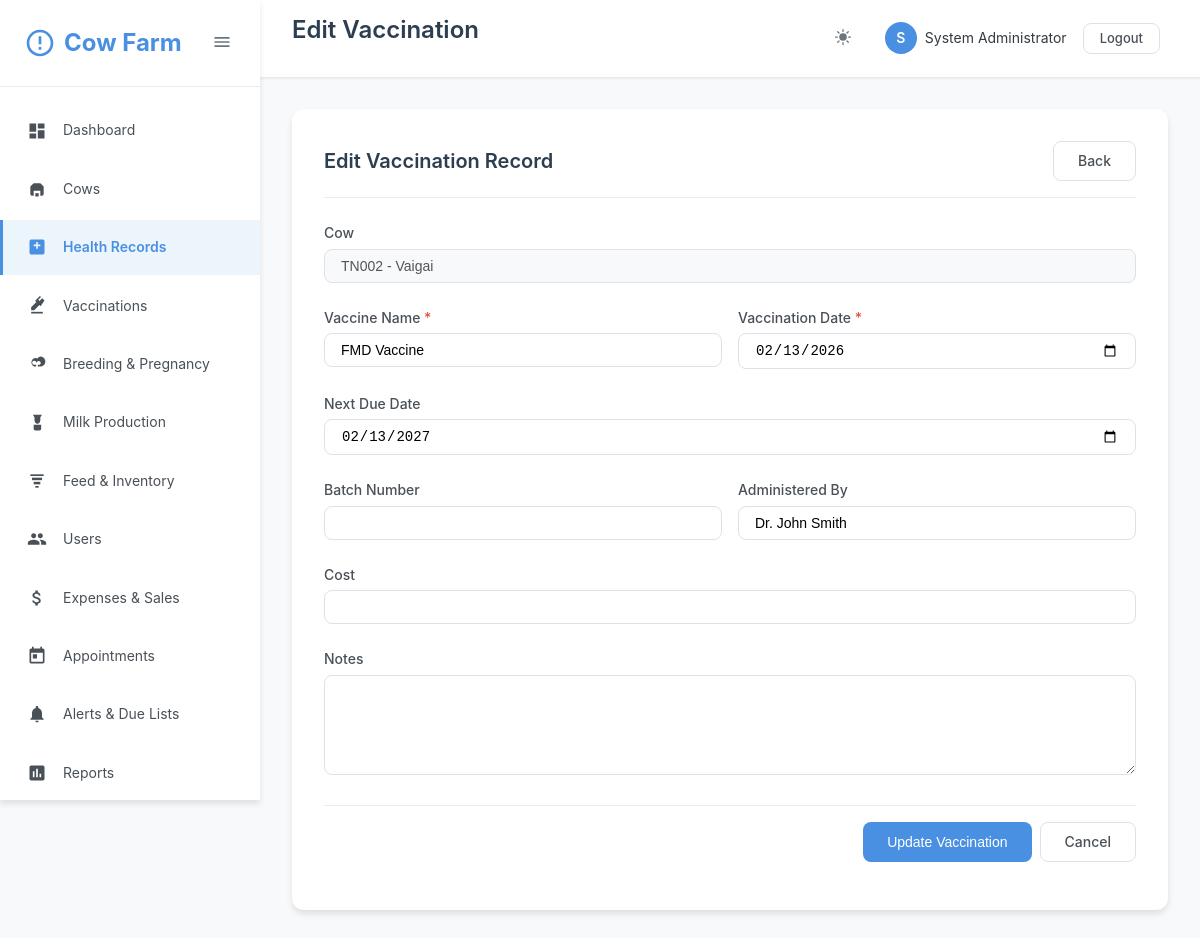
Page /health/edit_vaccination.php?id=2 (signed in) on the committed database.
### tables this page shows
CREATE TABLE IF NOT EXISTS users (
    id INT AUTO_INCREMENT PRIMARY KEY,
    username VARCHAR(50) UNIQUE NOT NULL,
    email VARCHAR(100) UNIQUE NOT NULL,
    password VARCHAR(255) NOT NULL,
    full_name VARCHAR(100) NOT NULL,
    role ENUM('admin', 'vet', 'manager', 'staff') DEFAULT 'staff',
    phone VARCHAR(20),
    status ENUM('active', 'inactive') DEFAULT 'active',
    created_at TIMESTAMP DEFAULT CURRENT_TIMESTAMP,
    updated_at TIMESTAMP DEFAULT CURRENT_TIMESTAMP ON UPDATE CURRENT_TIMESTAMP
);

CREATE TABLE IF NOT EXISTS cows (
    id INT AUTO_INCREMENT PRIMARY KEY,
    tag_number VARCHAR(50) UNIQUE NOT NULL,
    name VARCHAR(100),
    breed VARCHAR(50),
    date_of_birth DATE,
    gender ENUM('male', 'female') NOT NULL,
    weight DECIMAL(8,2),
    color VARCHAR(50),
    photo VARCHAR(255),
    sire_tag VARCHAR(50),
    dam_tag VARCHAR(50),
    purchase_date DATE,
    purchase_price DECIMAL(10,2),
    status ENUM('active', 'sold', 'deceased', 'transferred') DEFAULT 'active',
    notes TEXT,
    created_by INT,
    created_at TIMESTAMP DEFAULT CURRENT_TIMESTAMP,
    updated_at TIMESTAMP DEFAULT CURRENT_TIMESTAMP ON UPDATE CURRENT_TIMESTAMP,
    FOREIGN KEY (created_by) REFERENCES users(id) ON DELETE SET NULL
);

CREATE TABLE IF NOT EXISTS vaccinations (
    id INT AUTO_INCREMENT PRIMARY KEY,
    cow_id INT NOT NULL,
    vaccine_name VARCHAR(100) NOT NULL,
    vaccination_date DATE NOT NULL,
    next_due_date DATE,
    batch_number VARCHAR(50),
    administered_by VARCHAR(100),
    cost DECIMAL(10,2),
    notes TEXT,
    created_by INT,
    created_at TIMESTAMP DEFAULT CURRENT_TIMESTAMP,
    FOREIGN KEY (cow_id) REFERENCES cows(id) ON DELETE CASCADE,
    FOREIGN KEY (created_by) REFERENCES users(id) ON DELETE SET NULL
);

### health/edit_vaccination.php (the view, shortened to what the rows shown need)
<?php
require_once __DIR__ . '/../classes/Auth.php';
require_once __DIR__ . '/../classes/Database.php';
$db = new DBHelper();
$id = isset($_GET['id']) ? (int)$_GET['id'] : 0;
$record = $db->fetchOne("SELECT * FROM vaccinations WHERE id = ?", [$id]);
$pageTitle = 'Edit Vaccination';
include __DIR__ . '/../includes/header.php';
?>
<div class="content-area">
    <div class="card">
        <div class="card-header">
            <h2 class="card-title">Edit Vaccination Record</h2>
        </div>
        <div class="card-body">
            <form method="POST">
                <div class="form-group">
                    <label class="form-label">Cow</label>
                    <input type="text" class="form-control" value="<?php
                        $cow = $db->fetchOne("SELECT tag_number, name FROM cows WHERE id = ?", [$record['cow_id']]);
                        echo htmlspecialchars($cow['tag_number'] . ($cow['name'] ? ' - ' . $cow['name'] : ''));
                    ?>" disabled>
                </div>
                <div class="form-row">
                    <div class="form-group">
                        <label class="form-label required" for="vaccine_name">Vaccine Name</label>
                        <input type="text" class="form-control" id="vaccine_name" name="vaccine_name"
                               value="<?php echo htmlspecialchars($record['vaccine_name']); ?>" required>
                    </div>
                    <div class="form-group">
                        <label class="form-label required" for="vaccination_date">Vaccination Date</label>
                        <input type="date" class="form-control" id="vaccination_date" name="vaccination_date"
                               value="<?php echo $record['vaccination_date']; ?>" required>
                    </div>
                </div>
                <div class="form-group">
                    <label class="form-label" for="next_due_date">Next Due Date</label>
                    <input type="date" class="form-control" id="next_due_date" name="next_due_date"
                           value="<?php echo $record['next_due_date'] ?: ''; ?>">
                </div>
                <div class="form-row">
                    <div class="form-group">
                        <label class="form-label" for="administered_by">Administered By</label>
                        <input type="text" class="form-control" id="administered_by" name="administered_by"
                               value="<?php echo htmlspecialchars($record['administered_by'] ?? ''); ?>">
                    </div>
                </div>
            </form>
        </div>
    </div>
</div>
<?php include __DIR__ . '/../includes/footer.php'; ?>

### includes/header.php (shortened to what the rows shown need)
<?php
require_once __DIR__ . '/../classes/Auth.php';
$auth = new Auth();
$currentUser = $auth->getCurrentUser();
?>
<!DOCTYPE html>
<html lang="en">
<head>
    <link rel="stylesheet" href="<?php echo BASE_URL; ?>assets/css/style.css">
    <link rel="stylesheet" href="<?php echo BASE_URL; ?>assets/css/icons.css">
</head>
<body>
    <?php if ($auth->isLoggedIn()): ?>
    <aside class="sidebar" id="sidebar">
        <div class="sidebar-header">
            <div class="sidebar-logo">
                <svg class="sidebar-logo-icon" viewBox="0 0 24 24">
                    <path d="M12 2C6.48 2 2 6.48 2 12s4.48 10 10 10 10-4.48 10-10S17.52 2 12 2zm0 18c-4.41 0-8-3.59-8-8s3.59-8 8-8 8 3.59 8 8-3.59 8-8 8zm-1-13h2v6h-2zm0 8h2v2h-2z"/>
                </svg>
                <span class="sidebar-menu-text">Cow Farm</span>
            </div>
            <button class="sidebar-toggle" id="sidebarToggle">
                <svg width="20" height="20" viewBox="0 0 24 24" fill="currentColor">
                    <path d="M3 18h18v-2H3v2zm0-5h18v-2H3v2zm0-7v2h18V6H3z"/>
                </svg>
            </button>
        </div>
        <nav>
            <ul class="sidebar-menu">
                <li class="sidebar-menu-item">
                    <a href="<?php echo BASE_URL; ?>dashboard.php" class="sidebar-menu-link <?php echo basename($_SERVER['PHP_SELF']) == 'dashboard.php' ? 'active' : ''; ?>">
                        <svg class="sidebar-menu-icon" viewBox="0 0 24 24">
                            <path d="M3 13h8V3H3v10zm0 8h8v-6H3v6zm10 0h8V11h-8v10zm0-18v6h8V3h-8z"/>
                        </svg>
                        <span class="sidebar-menu-text">Dashboard</span>
                    </a>
                </li>
                <li class="sidebar-menu-item">
                    <a href="<?php echo BASE_URL; ?>cows/index.php" class="sidebar-menu-link <?php echo strpos($_SERVER['PHP_SELF'], 'cows') !== false ? 'active' : ''; ?>">
                        <svg class="sidebar-menu-icon" viewBox="0 0 24 24">
                            <path d="M4 9l4-4h8l4 4v9a2 2 0 0 1-2 2h-2v-6H8v6H6a2 2 0 0 1-2-2V9z"/>
                            <path d="M10 21v-4h4v4"/>
                        </svg>
                        <span class="sidebar-menu-text">Cows</span>
                    </a>
                </li>
                <li class="sidebar-menu-item">
                    <a href="<?php echo BASE_URL; ?>health/index.php" class="sidebar-menu-link <?php echo strpos($_SERVER['PHP_SELF'], 'health') !== false ? 'active' : ''; ?>">
                        <svg class="sidebar-menu-icon" viewBox="0 0 24 24">
                            <path d="M19 3H5A2 2 0 0 0 3 5v14a2 2 0 0 0 2 2h14a2 2 0 0 0 2-2V5a2 2 0 0 0-2-2zm-3 8h-3v3h-2v-3H8V9h3V6h2v3h3z"/>
                        </svg>
                        <span class="sidebar-menu-text">Health Records</span>
                    </a>
                </li>
                <li class="sidebar-menu-item">
                    <a href="<?php echo BASE_URL; ?>health/vaccinations.php" class="sidebar-menu-link <?php echo strpos($_SERVER['PHP_SELF'], 'vaccinations') !== false ? 'active' : ''; ?>">
                        <svg class="sidebar-menu-icon" viewBox="0 0 24 24">
                            <path d="M21 5.5l-2.79-2.8-3.22 3.22-1.42-1.42L16.79 1.3 15.5 0 9.79 5.71l1.42 1.42L5 13.36V17h3.64l6.21-6.21 1.42 1.42L21 5.5z"/>
                            <path d="M5 19h14v2H5z"/>
                        </svg>
                        <span class="sidebar-menu-text">Vaccinations</span>
                    </a>
                </li>
                <li class="sidebar-menu-item">
                    <a href="<?php echo BASE_URL; ?>breeding/index.php" class="sidebar-menu-link <?php echo strpos($_SERVER['PHP_SELF'], 'breeding') !== false ? 'active' : ''; ?>">
                        <svg class="sidebar-menu-icon" viewBox="0 0 24 24">
                            <path d="M16.5 3a4.5 4.5 0 0 0-3.89 2.25A4.5 4.5 0 1 0 8.5 15H11v-2H8.5A2.5 2.5 0 1 1 10.7 9l.8 1.39.8-1.39A2.5 2.5 0 1 1 15.5 13H13v2h2.5A4.5 4.5 0 0 0 16.5 3z"/>
                        </svg>
                        <span class="sidebar-menu-text">Breeding & Pregnancy</span>
                    </a>
                </li>
                <li class="sidebar-menu-item">
                    <a href="<?php echo BASE_URL; ?>milk/index.php" class="sidebar-menu-link <?php echo strpos($_SERVER['PHP_SELF'], 'milk') !== false ? 'active' : ''; ?>">
                        <svg class="sidebar-menu-icon" viewBox="0 0 24 24">
                            <path d="M7 2l2 3v3.5C9 11.43 10.57 13 12.5 13S16 11.43 16 8.5V5l2-3H7z"/>
                            <path d="M8 14h9v5a2 2 0 0 1-2 2H10a2 2 0 0 1-2-2v-5z"/>
                        </svg>
                        <span class="sidebar-menu-text">Milk Production</span>
                    </a>
                </li>
                <li class="sidebar-menu-item">
                    <a href="<?php echo BASE_URL; ?>feed/index.php" class="sidebar-menu-link <?php echo strpos($_SERVER['PHP_SELF'], 'feed') !== false ? 'active' : ''; ?>">
                        <svg class="sidebar-menu-icon" viewBox="0 0 24 24">
                            <path d="M4 4h16v2H4z"/>
                            <path d="M6 8h12v3H6z"/>
                            <path d="M8 13h8v3H8z"/>
                            <path d="M10 18h4v2h-4z"/>
                        </svg>
                        <span class="sidebar-menu-text">Feed & Inventory</span>
                    </a>
                </li>
                <?php if ($auth->hasRole([ROLE_ADMIN, ROLE_MANAGER])): ?>
                <li class="sidebar-menu-item">
                    <a href="<?php echo BASE_URL; ?>users/index.php" class="sidebar-menu-link <?php echo strpos($_SERVER['PHP_SELF'], 'users') !== false ? 'active' : ''; ?>">
                        <span class="sidebar-menu-text">Users</span>
                    </a>
                </li>
                <?php endif; ?>
                <li class="sidebar-menu-item">
                    <a href="<?php echo BASE_URL; ?>expenses/index.php" class="sidebar-menu-link <?php echo strpos($_SERVER['PHP_SELF'], 'expenses') !== false ? 'active' : ''; ?>">
                        <span class="sidebar-menu-text">Expenses & Sales</span>
                    </a>
                </li>
                <li class="sidebar-menu-item">
                    <a href="<?php echo BASE_URL; ?>appointments/index.php" class="sidebar-menu-link <?php echo strpos($_SERVER['PHP_SELF'], 'appointments') !== false ? 'active' : ''; ?>">
                        <svg class="sidebar-menu-icon" viewBox="0 0 24 24">
                            <path d="M19 3h-1V1h-2v2H8V1H6v2H5c-1.11 0-1.99.9-1.99 2L3 19c0 1.1.89 2 2 2h14c1.1 0 2-.9 2-2V5c0-1.1-.9-2-2-2zm0 16H5V8h14v11zM7 10h5v5H7z"/>
                        </svg>
                        <span class="sidebar-menu-text">Appointments</span>
                    </a>
                </li>
                <li class="sidebar-menu-item">
                    <a href="<?php echo BASE_URL; ?>alerts/index.php" class="sidebar-menu-link <?php echo strpos($_SERVER['PHP_SELF'], 'alerts') !== false ? 'active' : ''; ?>">
                        <svg class="sidebar-menu-icon" viewBox="0 0 24 24">
                            <path d="M12 22c1.1 0 2-.9 2-2h-4c0 1.1.89 2 2 2zm6-6v-5c0-3.07-1.64-5.64-4.5-6.32V4c0-.83-.67-1.5-1.5-1.5s-1.5.67-1.5 1.5v.68C7.63 5.36 6 7.92 6 11v5l-2 2v1h16v-1l-2-2z"/>
                        </svg>
                        <span class="sidebar-menu-text">Alerts & Due Lists</span>
                    </a>
                </li>
                <li class="sidebar-menu-item">
                    <a href="<?php echo BASE_URL; ?>reports/index.php" class="sidebar-menu-link <?php echo strpos($_SERVER['PHP_SELF'], 'reports') !== false ? 'active' : ''; ?>">
                        <svg class="sidebar-menu-icon" viewBox="0 0 24 24">
                            <path d="M19 3H5c-1.1 0-2 .9-2 2v14c0 1.1.9 2 2 2h14c1.1 0 2-.9 2-2V5c0-1.1-.9-2-2-2zM9 17H7v-7h2v7zm4 0h-2V7h2v10zm4 0h-2v-4h2v4z"/>
                        </svg>
                        <span class="sidebar-menu-text">Reports</span>
                    </a>
                </li>
            </ul>
        </nav>
    </aside>
    <main class="main-content">
        <header class="header-bar">
            <div>
                <h1 class="header-title"><?php echo isset($pageTitle) ? $pageTitle : 'Dashboard'; ?></h1>
            </div>
            <div class="header-actions">
                <button class="header-btn" data-theme-toggle title="Toggle Dark Mode">
                </button>
                <div class="user-menu">
                    <div class="user-avatar"><?php echo strtoupper(substr($currentUser['full_name'], 0, 1)); ?></div>
                    <span><?php echo htmlspecialchars($currentUser['full_name']); ?></span>
                    <div style="margin-left: 8px;">
                        <a href="<?php echo BASE_URL; ?>logout.php" class="btn btn-sm btn-outline">Logout</a>
                    </div>
                </div>
            </div>
        </header>
    <?php endif; ?>

### rows in the picture
users: full_name "S", full_name "System Administrator"
cows: tag_number+name "TN002 - Vaigai"
vaccinations: vaccine_name "FMD Vaccine", vaccination_date "02/13/2026", next_due_date "02/13/2027", administered_by "Dr. John Smith"

### other values in the picture
$pageTitle "Edit Vaccination"
